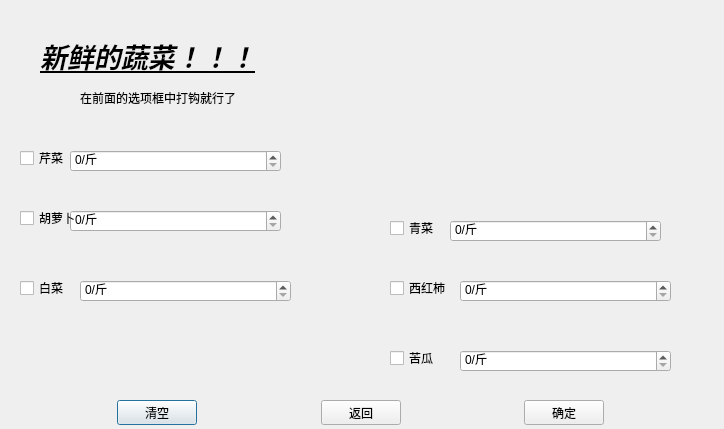
<?xml version="1.0" encoding="UTF-8"?>
<ui version="4.0">
 <class>VegeDialog</class>
 <widget class="QDialog" name="VegeDialog">
  <property name="geometry">
   <rect>
    <x>0</x>
    <y>0</y>
    <width>724</width>
    <height>429</height>
   </rect>
  </property>
  <property name="windowTitle">
   <string>Dialog</string>
  </property>
  <widget class="QLabel" name="label">
   <property name="geometry">
    <rect>
     <x>40</x>
     <y>20</y>
     <width>261</width>
     <height>71</height>
    </rect>
   </property>
   <property name="font">
    <font>
     <family>楷体</family>
     <pointsize>20</pointsize>
     <weight>75</weight>
     <italic>true</italic>
     <bold>true</bold>
     <underline>true</underline>
    </font>
   </property>
   <property name="text">
    <string>新鲜的蔬菜！！！</string>
   </property>
  </widget>
  <widget class="QLabel" name="label_2">
   <property name="geometry">
    <rect>
     <x>80</x>
     <y>90</y>
     <width>191</width>
     <height>16</height>
    </rect>
   </property>
   <property name="text">
    <string>在前面的选项框中打钩就行了</string>
   </property>
  </widget>
  <widget class="QWidget" name="layoutWidget">
   <property name="geometry">
    <rect>
     <x>0</x>
     <y>400</y>
     <width>721</width>
     <height>25</height>
    </rect>
   </property>
   <layout class="QHBoxLayout" name="horizontalLayout">
    <item>
     <spacer name="horizontalSpacer">
      <property name="orientation">
       <enum>Qt::Horizontal</enum>
      </property>
      <property name="sizeHint" stdset="0">
       <size>
        <width>40</width>
        <height>20</height>
       </size>
      </property>
     </spacer>
    </item>
    <item>
     <widget class="QPushButton" name="refusePushButton">
      <property name="text">
       <string>清空</string>
      </property>
     </widget>
    </item>
    <item>
     <spacer name="horizontalSpacer_2">
      <property name="orientation">
       <enum>Qt::Horizontal</enum>
      </property>
      <property name="sizeHint" stdset="0">
       <size>
        <width>40</width>
        <height>20</height>
       </size>
      </property>
     </spacer>
    </item>
    <item>
     <widget class="QPushButton" name="returnPushButton">
      <property name="text">
       <string>返回</string>
      </property>
     </widget>
    </item>
    <item>
     <spacer name="horizontalSpacer_3">
      <property name="orientation">
       <enum>Qt::Horizontal</enum>
      </property>
      <property name="sizeHint" stdset="0">
       <size>
        <width>40</width>
        <height>20</height>
       </size>
      </property>
     </spacer>
    </item>
    <item>
     <widget class="QPushButton" name="payPushButton">
      <property name="text">
       <string>确定</string>
      </property>
     </widget>
    </item>
    <item>
     <spacer name="horizontalSpacer_4">
      <property name="orientation">
       <enum>Qt::Horizontal</enum>
      </property>
      <property name="sizeHint" stdset="0">
       <size>
        <width>40</width>
        <height>20</height>
       </size>
      </property>
     </spacer>
    </item>
   </layout>
  </widget>
  <widget class="QSpinBox" name="qincaiSpinBox">
   <property name="geometry">
    <rect>
     <x>70</x>
     <y>150</y>
     <width>211</width>
     <height>22</height>
    </rect>
   </property>
   <property name="suffix">
    <string>/斤</string>
   </property>
   <property name="singleStep">
    <number>5</number>
   </property>
  </widget>
  <widget class="QSpinBox" name="qingcaiSpinBox">
   <property name="geometry">
    <rect>
     <x>450</x>
     <y>220</y>
     <width>211</width>
     <height>22</height>
    </rect>
   </property>
   <property name="suffix">
    <string>/斤</string>
   </property>
   <property name="singleStep">
    <number>5</number>
   </property>
  </widget>
  <widget class="QSpinBox" name="carrotSpinBox">
   <property name="geometry">
    <rect>
     <x>70</x>
     <y>210</y>
     <width>211</width>
     <height>22</height>
    </rect>
   </property>
   <property name="suffix">
    <string>/斤</string>
   </property>
   <property name="singleStep">
    <number>5</number>
   </property>
  </widget>
  <widget class="QSpinBox" name="tomatoSpinBox">
   <property name="geometry">
    <rect>
     <x>460</x>
     <y>280</y>
     <width>211</width>
     <height>22</height>
    </rect>
   </property>
   <property name="suffix">
    <string>/斤</string>
   </property>
   <property name="singleStep">
    <number>5</number>
   </property>
  </widget>
  <widget class="QCheckBox" name="baicaicarrotCheckBox">
   <property name="geometry">
    <rect>
     <x>20</x>
     <y>280</y>
     <width>59</width>
     <height>16</height>
    </rect>
   </property>
   <property name="text">
    <string>白菜</string>
   </property>
  </widget>
  <widget class="QCheckBox" name="kuguaCheckBox">
   <property name="geometry">
    <rect>
     <x>390</x>
     <y>350</y>
     <width>59</width>
     <height>16</height>
    </rect>
   </property>
   <property name="text">
    <string>苦瓜</string>
   </property>
  </widget>
  <widget class="QSpinBox" name="kuguaSpinBox">
   <property name="geometry">
    <rect>
     <x>460</x>
     <y>350</y>
     <width>211</width>
     <height>22</height>
    </rect>
   </property>
   <property name="suffix">
    <string>/斤</string>
   </property>
   <property name="singleStep">
    <number>5</number>
   </property>
  </widget>
  <widget class="QSpinBox" name="baicaiSpinBox">
   <property name="geometry">
    <rect>
     <x>80</x>
     <y>280</y>
     <width>211</width>
     <height>22</height>
    </rect>
   </property>
   <property name="suffix">
    <string>/斤</string>
   </property>
   <property name="singleStep">
    <number>5</number>
   </property>
  </widget>
  <widget class="QLabel" name="label_3">
   <property name="geometry">
    <rect>
     <x>330</x>
     <y>10</y>
     <width>361</width>
     <height>191</height>
    </rect>
   </property>
   <property name="text">
    <string/>
   </property>
   <property name="pixmap">
    <pixmap resource="picture.qrc">:/new/prefix0/resource/cai.jpg</pixmap>
   </property>
   <property name="scaledContents">
    <bool>true</bool>
   </property>
  </widget>
  <widget class="QCheckBox" name="qincaiCheckBox">
   <property name="geometry">
    <rect>
     <x>20</x>
     <y>150</y>
     <width>47</width>
     <height>16</height>
    </rect>
   </property>
   <property name="text">
    <string>芹菜</string>
   </property>
  </widget>
  <widget class="QCheckBox" name="qingcaiCheckBox">
   <property name="geometry">
    <rect>
     <x>390</x>
     <y>220</y>
     <width>47</width>
     <height>16</height>
    </rect>
   </property>
   <property name="text">
    <string>青菜</string>
   </property>
  </widget>
  <widget class="QCheckBox" name="carrotCheckBox">
   <property name="enabled">
    <bool>true</bool>
   </property>
   <property name="geometry">
    <rect>
     <x>20</x>
     <y>210</y>
     <width>59</width>
     <height>16</height>
    </rect>
   </property>
   <property name="text">
    <string>胡萝卜</string>
   </property>
  </widget>
  <widget class="QCheckBox" name="tomatoCheckBox">
   <property name="geometry">
    <rect>
     <x>390</x>
     <y>280</y>
     <width>59</width>
     <height>16</height>
    </rect>
   </property>
   <property name="text">
    <string>西红柿</string>
   </property>
  </widget>
 </widget>
 <resources>
  <include location="picture.qrc"/>
 </resources>
 <connections/>
</ui>
